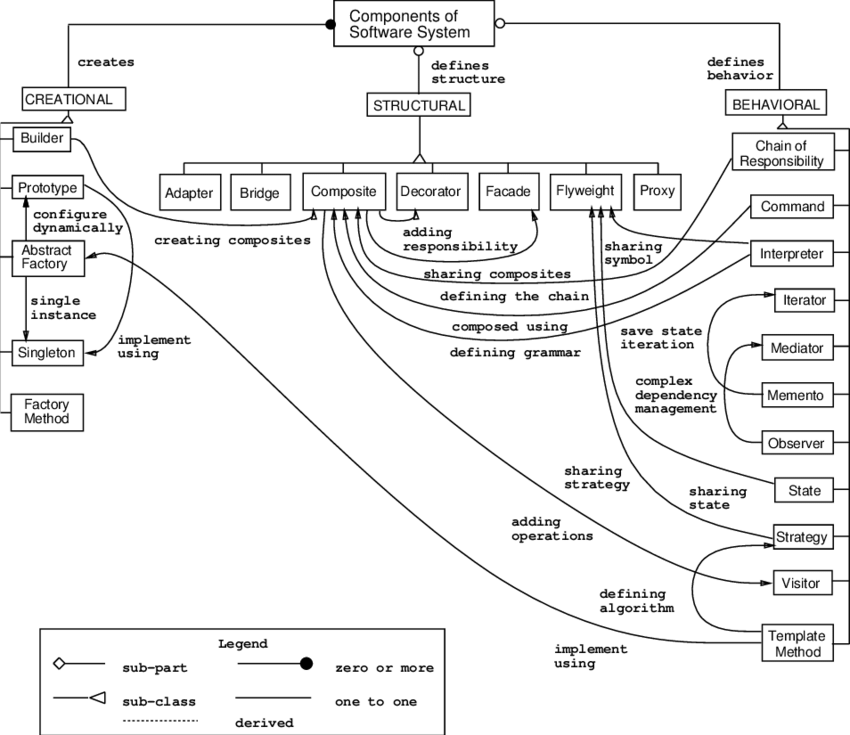
#> input picture eager_python/Mapsa/mapsa_camp/Design-Patterns-Relationships-3-Deene-the-context-in-which-the-design-patterns-are.png, 850 x 735 px, given in place of the camera
$ python 'Lesson 11.py'   (older library calls are emulated)
#> lines starting #> are read from the running program, lines starting #| are printed output that depends on the picture
### Lesson 11:
import cv2
import numpy as np

cap = cv2.VideoCapture(0)

while (1):
    _,frame= cap.read()
#> frame is the input picture: shape (735, 850, 3); min 0, max 255, mean 239.9

    laplacian = cv2.Laplacian(frame,cv2.CV_8U)
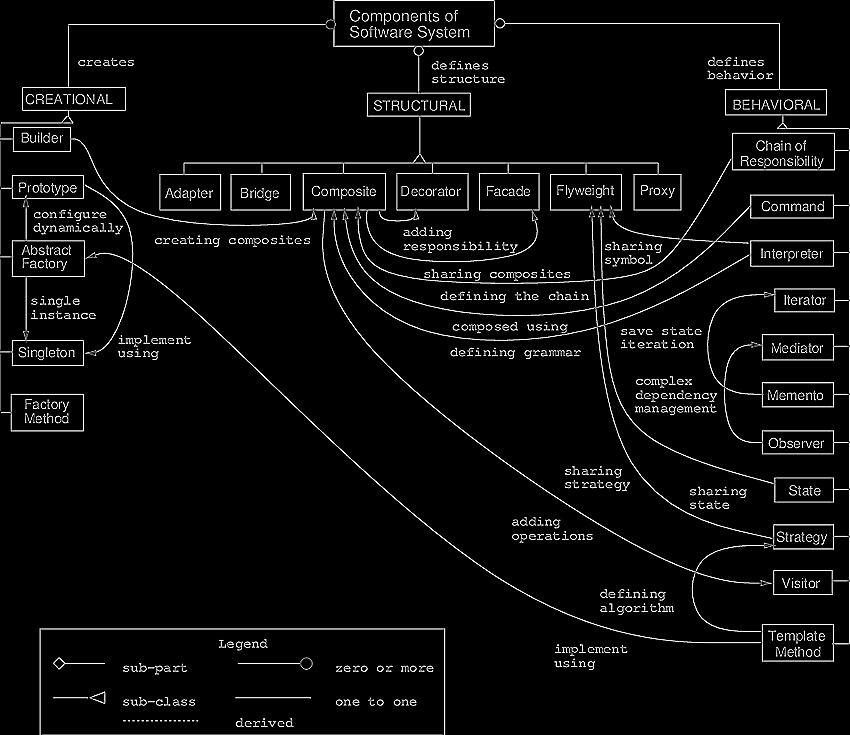
#> laplacian: shape (735, 850, 3); min 0, max 255, mean 11.6
    sobelx  =  cv2.Sobel(frame,cv2.CV_8U ,1,0 , ksize=5)
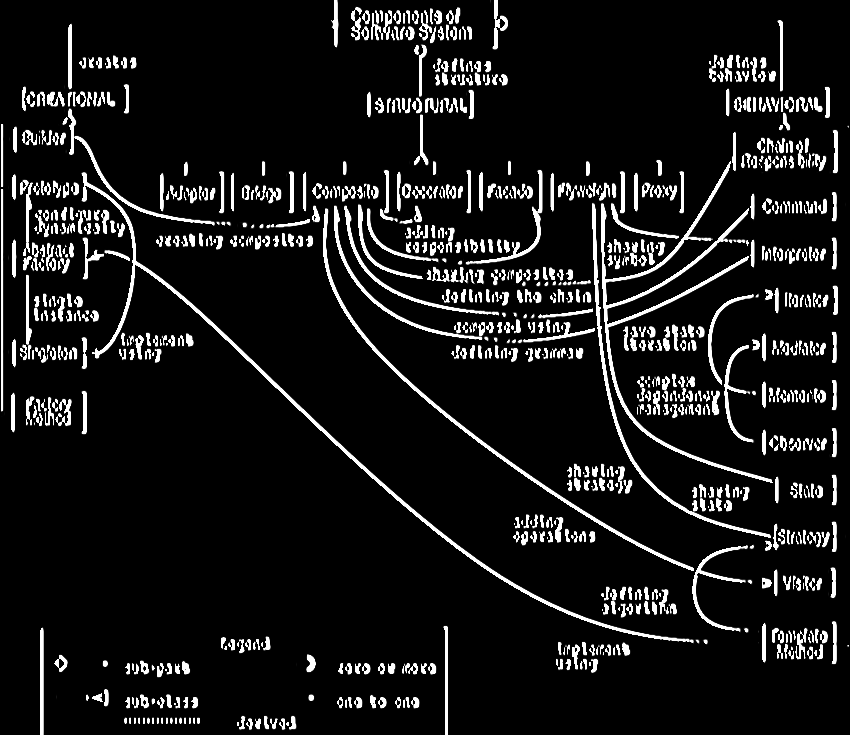
#> sobelx: shape (735, 850, 3); min 0, max 255, mean 23.7
    sobely  =  cv2.Sobel(frame,cv2.CV_8U ,0,1 , ksize=5)
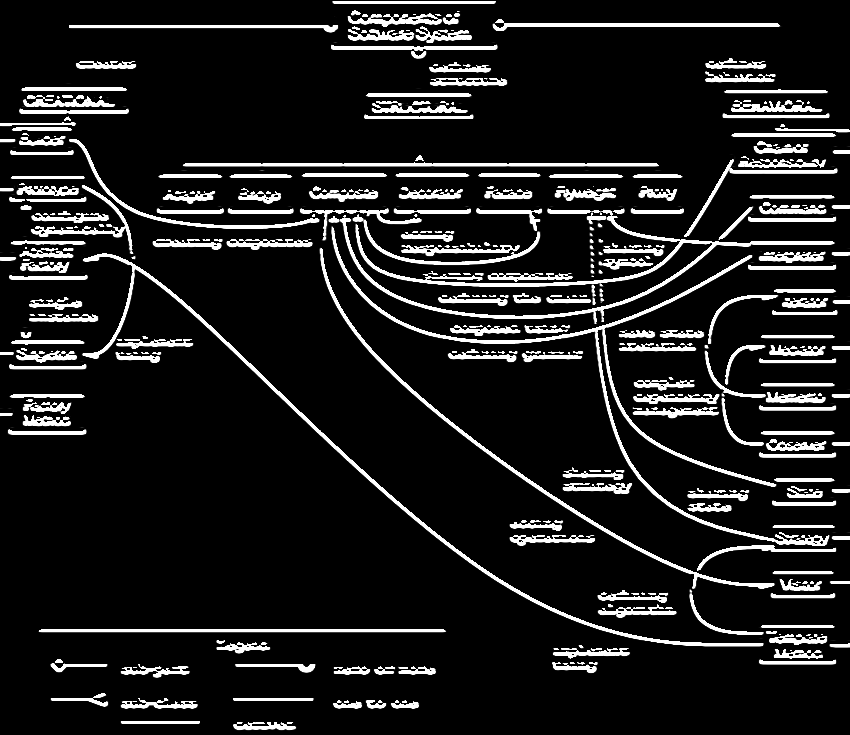
#> sobely: shape (735, 850, 3); min 0, max 255, mean 29.8
    sobelxy =  cv2.Sobel(frame,cv2.CV_8U ,2,1 , ksize=5)
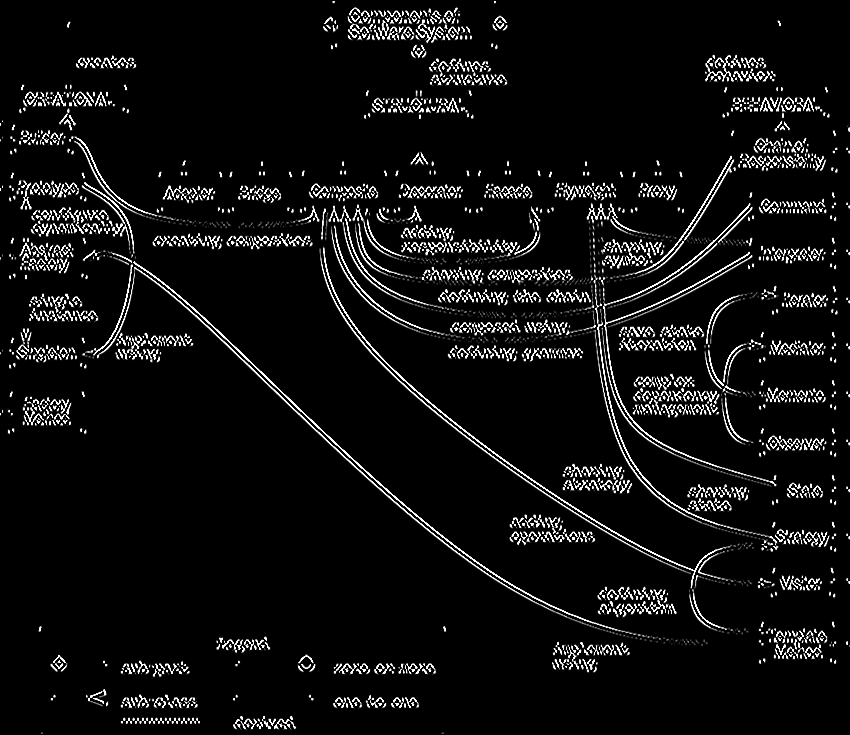
#> sobelxy: shape (735, 850, 3); min 0, max 255, mean 16.1
    canny   =  cv2.Canny(frame,150,255)
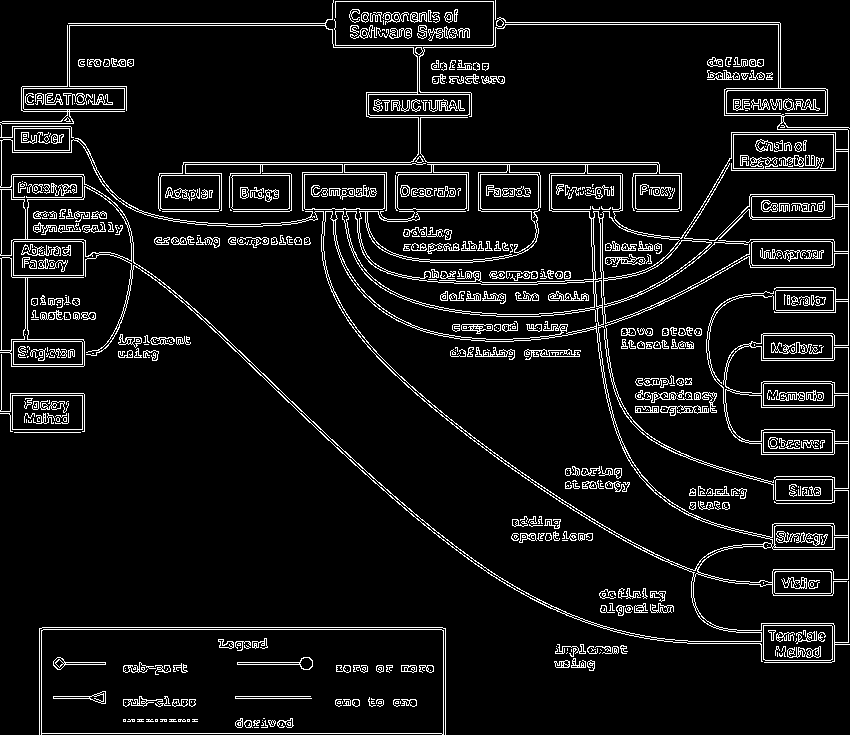
#> canny: shape (735, 850); 7.7% white in thin lines or dots
    canny2  =  cv2.Canny(frame,150,255,edges=4,apertureSize=5)
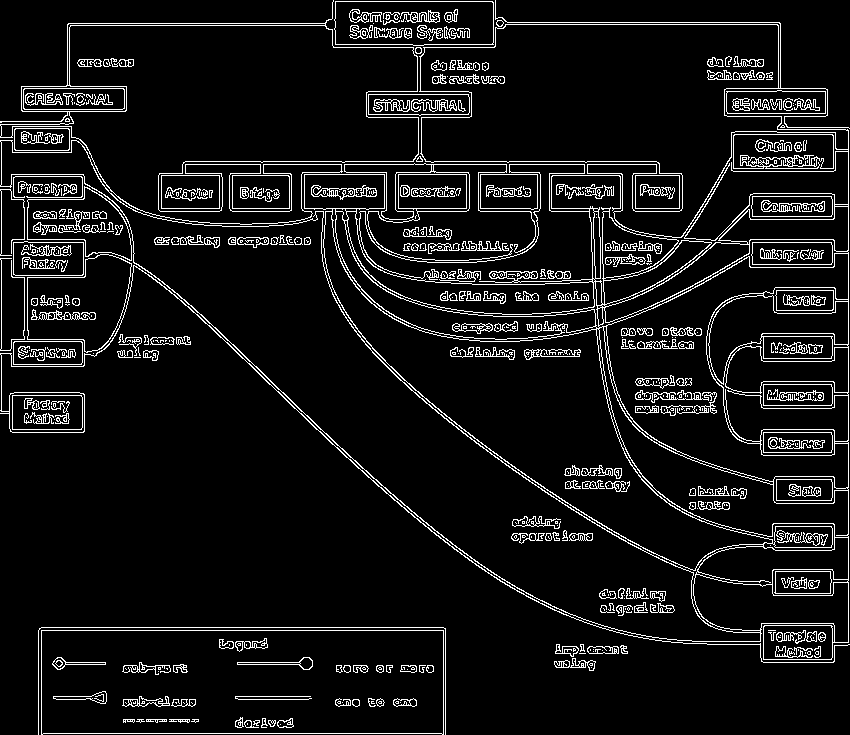
#> canny2: shape (735, 850); 7.9% white in thin lines or dots

    cv2.imshow('Laplacian',laplacian)
    cv2.imshow('sobelx',sobelx)
    cv2.imshow('sobely',sobely)
    cv2.imshow('sobelxy',sobelxy)
    cv2.imshow('canny',canny)
    cv2.imshow('canny2',canny2)
    if (cv2.waitKey(1) & 0xFF) ==ord('q'): break
#> (key q is pressed here)

cap.release()
cv2.destroyAllWindows()
